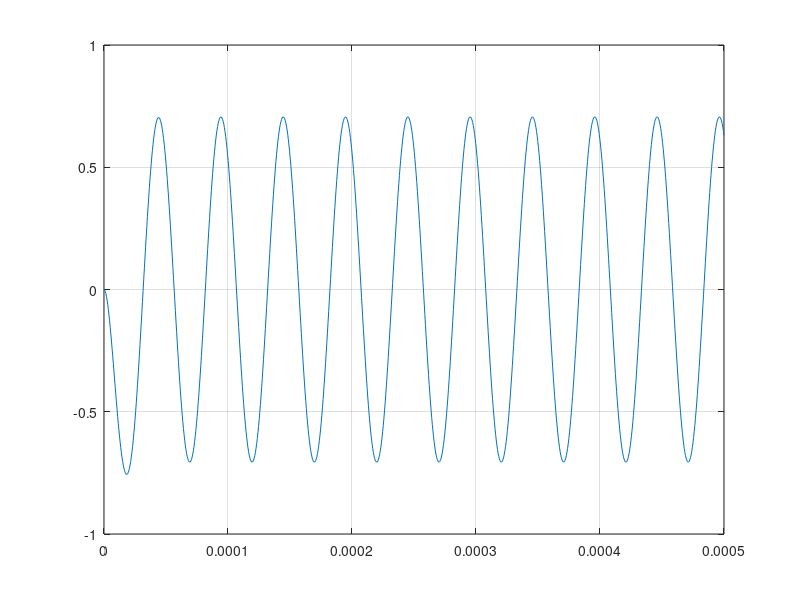

This figure's MATLAB source:
%%
clear all;
close all;
clc;

Rf = 8.1e3;
Ri = 8.06e3;
C = 1e-9;
wo = 1/(Rf*C);
k = Rf/Ri;
num = -k*wo;
den = [1 wo];
sys = tf(num,den);

                                   % Define LTI System
t = linspace(0, 5*1e-4, 1000);                         % Time Vector
u = 1*sin(2*pi*19.9e3*t);                                     % Forcing Function
y = lsim(sys, u, t);                                % Calculate System Response
figure(1)
plot(t, y)
grid